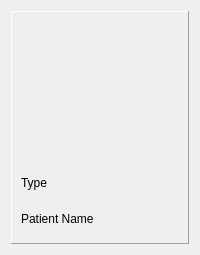
<?xml version="1.0" encoding="UTF-8"?>
<ui version="4.0">
 <class>imgSideWidgetElement</class>
 <widget class="QWidget" name="imgSideWidgetElement">
  <property name="geometry">
   <rect>
    <x>0</x>
    <y>0</y>
    <width>200</width>
    <height>255</height>
   </rect>
  </property>
  <property name="minimumSize">
   <size>
    <width>0</width>
    <height>0</height>
   </size>
  </property>
  <property name="maximumSize">
   <size>
    <width>200</width>
    <height>255</height>
   </size>
  </property>
  <property name="cursor">
   <cursorShape>PointingHandCursor</cursorShape>
  </property>
  <property name="mouseTracking">
   <bool>true</bool>
  </property>
  <property name="windowTitle">
   <string>Form</string>
  </property>
  <property name="autoFillBackground">
   <bool>false</bool>
  </property>
  <property name="styleSheet">
   <string notr="true"/>
  </property>
  <layout class="QVBoxLayout" name="verticalLayout_2">
   <item>
    <widget class="QFrame" name="verticalFrame">
     <property name="cursor">
      <cursorShape>PointingHandCursor</cursorShape>
     </property>
     <property name="mouseTracking">
      <bool>true</bool>
     </property>
     <property name="frameShape">
      <enum>QFrame::Panel</enum>
     </property>
     <property name="frameShadow">
      <enum>QFrame::Raised</enum>
     </property>
     <layout class="QVBoxLayout" name="verticalLayout_3">
      <item>
       <layout class="QHBoxLayout" name="horizontalLayout">
        <item>
         <widget class="QLabel" name="lbMiniatura">
          <property name="minimumSize">
           <size>
            <width>140</width>
            <height>140</height>
           </size>
          </property>
          <property name="maximumSize">
           <size>
            <width>140</width>
            <height>140</height>
           </size>
          </property>
          <property name="font">
           <font>
            <pointsize>28</pointsize>
           </font>
          </property>
          <property name="cursor">
           <cursorShape>PointingHandCursor</cursorShape>
          </property>
          <property name="mouseTracking">
           <bool>true</bool>
          </property>
          <property name="text">
           <string/>
          </property>
          <property name="alignment">
           <set>Qt::AlignCenter</set>
          </property>
         </widget>
        </item>
       </layout>
      </item>
      <item>
       <layout class="QVBoxLayout" name="verticalLayout">
        <item>
         <widget class="QLabel" name="lbStudyType">
          <property name="cursor">
           <cursorShape>PointingHandCursor</cursorShape>
          </property>
          <property name="mouseTracking">
           <bool>true</bool>
          </property>
          <property name="whatsThis">
           <string>&lt;html&gt;&lt;head/&gt;&lt;body&gt;&lt;p&gt;&lt;br/&gt;&lt;/p&gt;&lt;/body&gt;&lt;/html&gt;</string>
          </property>
          <property name="text">
           <string>Type</string>
          </property>
         </widget>
        </item>
        <item>
         <widget class="QLabel" name="lbPatientName">
          <property name="cursor">
           <cursorShape>PointingHandCursor</cursorShape>
          </property>
          <property name="mouseTracking">
           <bool>true</bool>
          </property>
          <property name="text">
           <string>Patient Name</string>
          </property>
         </widget>
        </item>
       </layout>
      </item>
     </layout>
    </widget>
   </item>
  </layout>
 </widget>
 <resources/>
 <connections/>
</ui>
